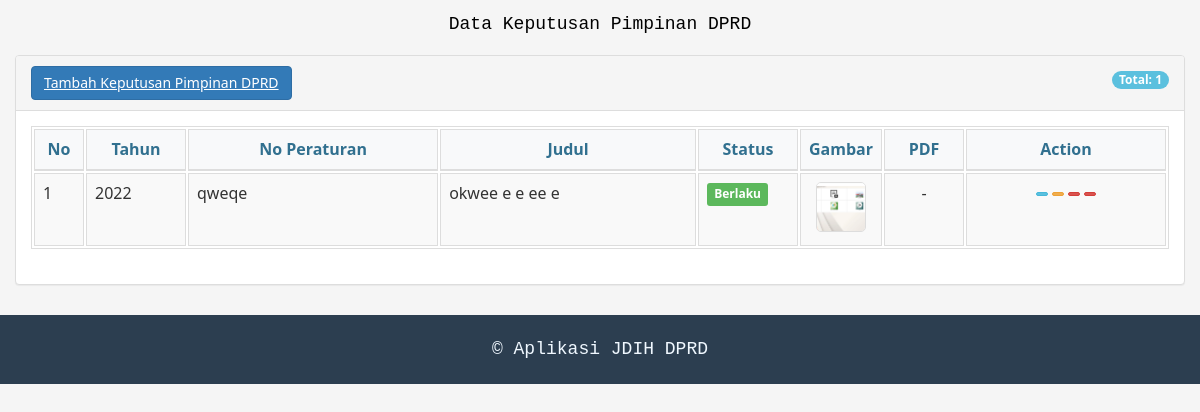
Page /panel_control/keppemimpin.php (signed in) on the committed database.
### tables this page shows
CREATE TABLE `uploads` (
  `idData` int(11) NOT NULL,
  `jenis_dokumen` varchar(50) DEFAULT 'produk_hukum',
  `tahun_pengundangan` varchar(20) NOT NULL,
  `tanggal_pengundangan` varchar(30) NOT NULL,
  `tanggal_penetapan` varchar(30) NOT NULL,
  `jenis` varchar(50) NOT NULL,
  `jenis_monografi` varchar(100) DEFAULT NULL,
  `noPeraturan` varchar(30) NOT NULL,
  `judul` varchar(250) NOT NULL,
  `deskripsi` text DEFAULT NULL,
  `singkatanJenis` varchar(150) NOT NULL,
  `tempatTerbit` varchar(100) NOT NULL,
  `sumber` varchar(100) NOT NULL,
  `status` varchar(100) NOT NULL,
  `bahasa` varchar(100) NOT NULL,
  `fileDownload` varchar(255) DEFAULT NULL,
  `pdf_path` varchar(255) DEFAULT NULL,
  `urlDownload` varchar(300) NOT NULL,
  `operasi` varchar(50) NOT NULL,
  `display` varchar(30) NOT NULL,
  `noPanggil` varchar(80) NOT NULL,
  `penerbit` varchar(100) NOT NULL,
  `subjek` varchar(100) NOT NULL,
  `isbn` varchar(100) NOT NULL,
  `bidangHukum` varchar(100) NOT NULL,
  `nomorIndukBuku` varchar(100) NOT NULL,
  `urlDetailPeraturan` varchar(300) NOT NULL,
  `teuBadan` varchar(100) NOT NULL,
  `deskripsiFisik` varchar(100) NOT NULL,
  `image_name` varchar(255) DEFAULT NULL,
  `image_path` varchar(255) DEFAULT NULL,
  `uploaded_at` datetime DEFAULT NULL
);

### panel_control/keppemimpin.php (the view, shortened to what this page needs)
<?php
include "a_db.php";
$aksi = isset($_GET['aksi']) ? $_GET['aksi'] : '';
if ($aksi == ''){
?>
<!DOCTYPE html>
<html>
<head>
    <link rel="stylesheet" href="style-admin.css">
</head>
<body>
    <div class="container-fluid">
        <h4 style='padding-top:15px; text-align:center;'>
            <font face="Courier New" color="#000000" size="4">
                Data Keputusan Pimpinan DPRD
            </font>
        </h4>
        <div class="col-md-12">
            <div class="panel panel-default">
                <div class="panel-heading">
                    <?php if ($_SESSION['level'] == 'user_admin' || $_SESSION['level'] == 'user_input'): ?>
                        <a class='btn btn-primary' href='index.php?page=tambahprokum&jenis=Keputusan_Pimpinan_DPRD'>
                            <i class='fa fa-plus'></i> Tambah Keputusan Pimpinan DPRD
                        </a>
                    <?php endif; ?>
                    <div class="pull-right">
                        <span class="badge bg-info">Total:
                            <?php
                            $count_query = "SELECT COUNT(*) as total FROM uploads WHERE jenis = 'Keputusan_Pimpinan_DPRD'";
                            $count_result = mysqli_query($koneksi, $count_query);
                            $count_data = mysqli_fetch_assoc($count_result);
                            echo $count_data['total'];
                            ?>
                        </span>
                    </div>
                </div>
                <div class="panel-body">
                    <table class="table table-striped table-bordered table-hover dataTables-example">
                        <thead class='alert-info'>
                            <tr>
                                <th width="50">No</th>
                                <th width="100">Tahun</th>
                                <th>No Peraturan</th>
                                <th>Judul</th>
                                <th width="100">Status</th>
                                <th width="80">Gambar</th>
                                <th width="80">PDF</th>
                                <th width="200" class="text-center">Action</th>
                            </tr>
                        </thead>
                        <tbody>
                        <?php
                        if ($_SESSION['level'] == 'user_admin'){
                            $query = "SELECT * FROM uploads WHERE jenis = 'Keputusan_Pimpinan_DPRD' ORDER BY idData DESC";
                        } else {
                            $user_id = mysqli_real_escape_string($koneksi, $_SESSION['login']);
                            $query = "SELECT * FROM uploads WHERE id_user = '$user_id' AND jenis = 'Keputusan_Pimpinan_DPRD' ORDER BY idData DESC";
                        }
                        $prokum = mysqli_query($koneksi, $query);
                        $no = 1;
                        while ($i = mysqli_fetch_assoc($prokum)){
                            $gambar = "-";
                            if (!empty($i['image_path']) && file_exists($i['image_path'])) {
                                $gambar = "<img src='{$i['image_path']}' class='img-preview'>";
                            }
                            $pdf_file = "-";
                            $status_badge = "";
                            if ($i['status'] == 'Berlaku') {
                                $status_badge = "<span class='label label-success'>{$i['status']}</span>";
                            } elseif ($i['status'] == 'Tidak Berlaku') {
                                $status_badge = "<span class='label label-danger'>{$i['status']}</span>";
                            } else {
                                $status_badge = "<span class='label label-warning'>{$i['status']}</span>";
                            }
                            echo "<tr>
                                    <td>$no</td>
                                    <td>{$i['tahun_pengundangan']}</td>
                                    <td>{$i['noPeraturan']}</td>
                                    <td>{$i['judul']}</td>
                                    <td>$status_badge</td>
                                    <td class='text-center'>$gambar</td>
                                    <td class='text-center'>$pdf_file</td>
                                    <td class='text-center'>";
                            echo "<a class='btn btn-info btn-xs btn-action' href='index.php?page=keppemimpin&aksi=detail&id={$i['idData']}' title='Lihat Detail'>
                                    <i class='fa fa-folder-open'></i>
                                  </a>";
                            if ($_SESSION['level'] == 'user_admin' || $_SESSION['level'] == 'user_input'){
                                echo "<a class='btn btn-warning btn-xs btn-action' href='index.php?page=keppemimpin&aksi=edit&id={$i['idData']}' title='Edit Data'>
                                        <i class='fa fa-pencil-square-o'></i>
                                      </a>";
                            }
                            if ($_SESSION['level'] == 'user_admin'){
                                echo "<a class='btn btn-danger btn-xs btn-action' href='index.php?page=keppemimpin&aksi=hapus&id={$i['idData']}'
                                      title='Hapus' onclick='return confirm(\"Yakin menghapus data?\");'>
                                        <i class='fa fa-trash-o'></i>
                                      </a>";
                            }
                            echo "<a class='btn btn-danger btn-xs btn-action' href='export_pdf.php?type=keppemimpin&id={$i['idData']}'
                                  title='Export PDF' target='_blank'>
                                    <i class='fa fa-file-pdf-o'></i>
                                  </a>";
                            echo "</td></tr>";
                            $no++;
                        }
                        ?>
                        </tbody>
                    </table>
                </div>
            </div>
        </div>
    </div>
</body>
</html>
<?php
}
?>
<footer id="footer">
    <div class="text-center clearfix">
        <p>
            <small>
                <font face="Courier New" color="#F0F8FF" size="4">
                    &copy; Aplikasi JDIH DPRD
                </font>
            </small>
        </p>
    </div>
</footer>

### panel_control/style-admin.css (style rules this page uses)
* { margin: 0; padding: 0; box-sizing: border-box; }
body { font-family: 'Segoe UI', Tahoma, Geneva, Verdana, sans-serif; background-color: #f5f5f5; color: #333; line-height: 1.6; }
.container-fluid { padding-right: 15px; padding-left: 15px; margin-right: auto; margin-left: auto; }
h4 { margin-top: 0; margin-bottom: 20px; font-weight: 500; line-height: 1.1; }
.panel { margin-bottom: 20px; background-color: #fff; border: 1px solid transparent; border-radius: 4px; box-shadow: 0 1px 1px rgba(0,0,0,.05); }
.panel-default { border-color: #ddd; }
.panel-heading { padding: 10px 15px; border-bottom: 1px solid transparent; border-top-left-radius: 3px; border-top-right-radius: 3px; background-color: #f5f5f5; border-color: #ddd; color: #333; }
.panel-body { padding: 15px; }
.table { width: 100%; max-width: 100%; margin-bottom: 20px; background-color: transparent; }
.table th, .table td { padding: 8px; line-height: 1.42857143; vertical-align: top; border-top: 1px solid #ddd; }
.table thead th { vertical-align: bottom; border-bottom: 2px solid #ddd; background-color: #f8f9fa; }
.table-striped tbody tr:nth-of-type(odd) { background-color: #f9f9f9; }
.table-bordered { border: 1px solid #ddd; }
.table-bordered th, .table-bordered td { border: 1px solid #ddd; }
.btn { display: inline-block; padding: 6px 12px; margin-bottom: 0; font-size: 14px; font-weight: 400; line-height: 1.42857143; text-align: center; white-space: nowrap; vertical-align: middle; cursor: pointer; user-select: none; background-image: none; border: 1px solid transparent; border-radius: 4px; }
.btn-primary { color: #fff; background-color: #337ab7; border-color: #2e6da4; }
.btn-info { color: #fff; background-color: #5bc0de; border-color: #46b8da; }
.btn-warning { color: #fff; background-color: #f0ad4e; border-color: #eea236; }
.btn-danger { color: #fff; background-color: #d9534f; border-color: #d43f3a; }
.btn-xs { padding: 1px 5px; font-size: 12px; line-height: 1.5; border-radius: 3px; }
.btn-action { margin: 2px; }
.badge { display: inline-block; min-width: 10px; padding: 3px 7px; font-size: 12px; font-weight: 700; line-height: 1; color: #fff; text-align: center; white-space: nowrap; vertical-align: middle; background-color: #777; border-radius: 10px; }
.bg-info { background-color: #5bc0de; }
.label { display: inline; padding: .2em .6em .3em; font-size: 75%; font-weight: 700; line-height: 1; color: #fff; text-align: center; white-space: nowrap; vertical-align: baseline; border-radius: .25em; }
.label-success { background-color: #5cb85c; }
.img-preview { width: 50px; height: 50px; object-fit: cover; border-radius: 5px; border: 1px solid #ddd; }
.alert-info { background-color: #d9edf7; border-color: #bce8f1; color: #31708f; }
.text-center { text-align: center; }
.pull-right { float: right !important; }
.clearfix::after { content: ""; display: table; clear: both; }
#footer { margin-top: 30px; padding: 20px 0; background-color: #2c3e50; color: #ecf0f1; }
#footer small { font-size: 85%; }

### rows in the picture
uploads: tahun_pengundangan "2022", noPeraturan "qweqe", judul "okwee e e ee e", status "Berlaku", image_path (picture), pdf_file "-"

### other values in the picture
$count_data['total'] "1"
